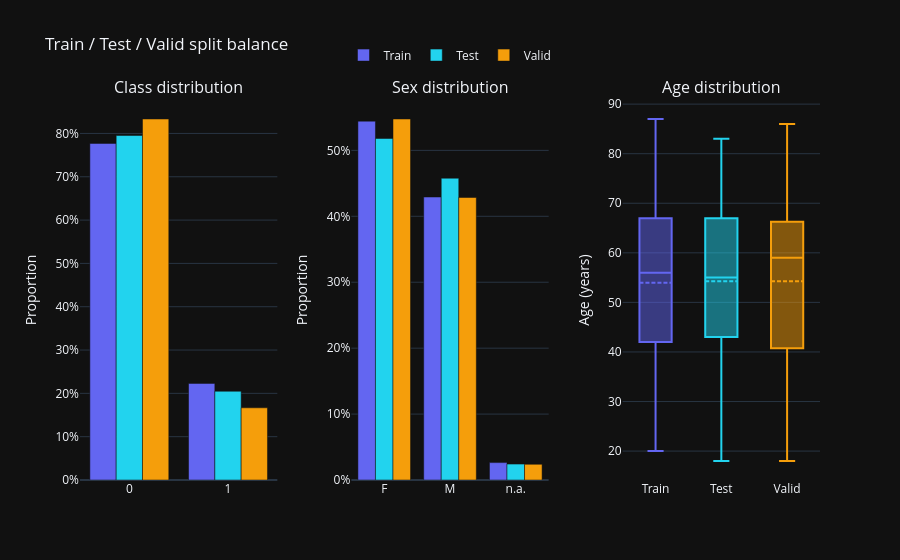

The code cell stored with this chart in its notebook:
### Markdown cell above
### 3.1. Split balance overview

Class counts, proportions, and demographic distributions across train/test/validation splits.

### Code cell
split_summary = pd.DataFrame({
    'Train': y_train.value_counts().sort_index(),
    'Validation': y_valid.value_counts().sort_index(),
    'Test': y_test.value_counts().sort_index(),
})
split_summary.index = [le.inverse_transform([i])[0] for i in split_summary.index]
split_summary.loc['Total'] = split_summary.sum()
display(split_summary)

# Class proportions per split
split_pct = pd.DataFrame({
    'Train (%)': y_train.value_counts(normalize=True).sort_index() * 100,
    'Validation (%)': y_valid.value_counts(normalize=True).sort_index() * 100,
    'Test (%)': y_test.value_counts(normalize=True).sort_index() * 100,
})
split_pct.index = [le.inverse_transform([i])[0] for i in split_pct.index]
display(split_pct.round(1))

from utilz.helpers import plot_split_balance

plot_split_balance({
    'Train': (y_train, ds.sex.loc[X_train.index], ds.age.loc[X_train.index]),
    'Test':  (y_test,  ds.sex.loc[X_test.index],  ds.age.loc[X_test.index]),
    'Valid': (y_valid, ds.sex.loc[X_valid.index], ds.age.loc[X_valid.index]),
})

### Figure 1 — Plotly figure (JSON) as saved in the notebook; plotly's stock layout.template omitted (floating-point values rounded to 4 significant figures; data arrays with more than 128 entries replaced by an {"elided": "..."} marker saying what was removed)
{"data": [{"marker": {"color": "#6366f1"}, "name": "Train", "showlegend": true, "x": [0, 1], "y": [0.777, 0.223], "type": "bar", "xaxis": "x", "yaxis": "y"}, {"marker": {"color": "#6366f1"}, "name": "Train", "showlegend": false, "x": ["F", "M", "n.a."], "y": [0.5444, 0.4293, 0.02638], "type": "bar", "xaxis": "x2", "yaxis": "y2"}, {"boxmean": true, "marker": {"color": "#6366f1"}, "name": "Train", "showlegend": false, "y": {"elided": "417 float values"}, "type": "box", "xaxis": "x3", "yaxis": "y3"}, {"marker": {"color": "#22d3ee"}, "name": "Test", "showlegend": true, "x": [0, 1], "y": [0.7952, 0.2048], "type": "bar", "xaxis": "x", "yaxis": "y"}, {"marker": {"color": "#22d3ee"}, "name": "Test", "showlegend": false, "x": ["F", "M", "n.a."], "y": [0.5181, 0.4578, 0.0241], "type": "bar", "xaxis": "x2", "yaxis": "y2"}, {"boxmean": true, "marker": {"color": "#22d3ee"}, "name": "Test", "showlegend": false, "y": [64.0, 55.0, 37.0, 24.0, 51.0, 56.0, 64.0, 30.0, 76.0, 72.0, 59.0, 44.0, 63.0, 75.0, 55.0, 79.0, 67.0, NaN, 69.0, 63.0, 55.0, 64.0, 41.0, 40.0, 21.0, 53.0, 74.0, 67.0, 51.0, 68.0, 47.0, 43.0, 49.0, 24.0, 27.0, 33.0, 54.0, 76.0, 40.0, 55.0, 41.0, 65.0, 64.0, 21.0, 60.0, 41.0, NaN, 58.0, 41.0, 67.0, 46.0, 78.0, 18.0, 63.0, 52.0, 61.0, 80.0, 35.0, 60.0, 83.0, 64.0, 51.0, 67.0, 51.0, 55.0, 52.0, 44.0, 62.0, 61.0, 55.0, 72.0, 28.0, 68.0, 43.0, 40.0, 71.0, 47.0, NaN, 53.0, 26.0, 77.0, 70.0, 67.0], "type": "box", "xaxis": "x3", "yaxis": "y3"}, {"marker": {"color": "#f59e0b"}, "name": "Valid", "showlegend": true, "x": [0, 1], "y": [0.8333, 0.1667], "type": "bar", "xaxis": "x", "yaxis": "y"}, {"marker": {"color": "#f59e0b"}, "name": "Valid", "showlegend": false, "x": ["F", "M", "n.a."], "y": [0.5476, 0.4286, 0.02381], "type": "bar", "xaxis": "x2", "yaxis": "y2"}, {"boxmean": true, "marker": {"color": "#f59e0b"}, "name": "Valid", "showlegend": false, "y": [56.0, NaN, 51.0, 18.0, NaN, 67.0, 80.0, 37.0, 67.0, 71.0, 74.0, 77.0, 54.0, 69.0, 60.0, 31.0, 79.0, 32.0, 60.0, 45.0, 62.0, 55.0, 55.0, 42.0, 36.0, 50.0, 49.0, 66.0, 21.0, 63.0, 59.0, 75.0, 29.0, 22.0, 59.0, 66.0, 62.0, 47.0, 40.0, 20.0, NaN, 75.0, 42.0, 53.0, 72.0, 38.0, 61.0, 35.0, 74.0, 65.0, 41.0, 69.0, 62.0, 78.0, 29.0, 64.0, 40.0, 29.0, 42.0, 75.0, 67.0, 86.0, 65.0, 25.0, 47.0, 52.0, 61.0, 54.0, 38.0, 71.0, 61.0, 63.0, 34.0, 36.0, 83.0, 60.0, 61.0, 34.0, 65.0, 61.0, 54.0, 50.0, 51.0, 67.0], "type": "box", "xaxis": "x3", "yaxis": "y3"}], "layout": {"xaxis": {"anchor": "y", "domain": [0.0, 0.2667]}, "yaxis": {"anchor": "x", "domain": [0.0, 1.0], "title": {"text": "Proportion"}, "tickformat": ".0%"}, "xaxis2": {"anchor": "y2", "domain": [0.3667, 0.6333]}, "yaxis2": {"anchor": "x2", "domain": [0.0, 1.0], "title": {"text": "Proportion"}, "tickformat": ".0%"}, "xaxis3": {"anchor": "y3", "domain": [0.7333, 1.0]}, "yaxis3": {"anchor": "x3", "domain": [0.0, 1.0], "title": {"text": "Age (years)"}}, "annotations": [{"font": {"size": 16}, "showarrow": false, "text": "Class distribution", "x": 0.1333, "xanchor": "center", "xref": "paper", "y": 1.0, "yanchor": "bottom", "yref": "paper"}, {"font": {"size": 16}, "showarrow": false, "text": "Sex distribution", "x": 0.5, "xanchor": "center", "xref": "paper", "y": 1.0, "yanchor": "bottom", "yref": "paper"}, {"font": {"size": 16}, "showarrow": false, "text": "Age distribution", "x": 0.8667, "xanchor": "center", "xref": "paper", "y": 1.0, "yanchor": "bottom", "yref": "paper"}], "title": {"text": "Train / Test / Valid split balance"}, "legend": {"orientation": "h", "yanchor": "bottom", "y": 1.08, "xanchor": "center", "x": 0.5}, "barmode": "group"}}
